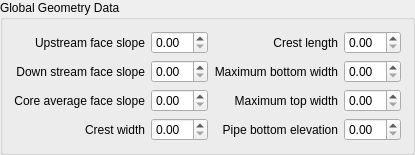
        <widget class="QgsCollapsibleGroupBox" name="global_geometry_data_grp">
         <property name="title">
          <string>Global Geometry Data</string>
         </property>
         <property name="collapsed">
          <bool>true</bool>
         </property>
         <property name="saveCollapsedState">
          <bool>false</bool>
         </property>
         <layout class="QGridLayout" name="gridLayout_28">
          <item row="0" column="0">
           <layout class="QGridLayout" name="gridLayout_15">
            <item row="0" column="1">
             <widget class="QDoubleSpinBox" name="gzu_dbox">
              <property name="toolTip">
               <string>&lt;html&gt;&lt;head/&gt;&lt;body&gt;&lt;p&gt;GZU&lt;/p&gt;&lt;/body&gt;&lt;/html&gt;</string>
              </property>
             </widget>
            </item>
            <item row="1" column="0">
             <widget class="QLabel" name="label_2">
              <property name="toolTip">
               <string>&lt;html&gt;&lt;head/&gt;&lt;body&gt;&lt;p&gt;&lt;span style=&quot; font-weight:600;&quot;&gt;GZD&lt;/span&gt;&lt;/p&gt;&lt;p&gt;(dimensionless)&lt;/p&gt;&lt;p&gt;Global slope of the downstream face of the levee or dam for an unspecified failure location. &lt;/p&gt;&lt;p&gt;GZD is expressed as the ratio of horizontal to vertical distance.&lt;/p&gt;&lt;p&gt;For example: GZD = 2.0 represents 2.0 horizontal to 1.0 vertical.&lt;/p&gt;&lt;p&gt;Range: 0.1 - 10&lt;/p&gt;&lt;/body&gt;&lt;/html&gt;</string>
              </property>
              <property name="text">
               <string>Down stream face slope</string>
              </property>
              <property name="alignment">
               <set>Qt::AlignRight|Qt::AlignTrailing|Qt::AlignVCenter</set>
              </property>
             </widget>
            </item>
            <item row="3" column="0">
             <widget class="QLabel" name="label_7">
              <property name="toolTip">
               <string>&lt;html&gt;&lt;head/&gt;&lt;body&gt;&lt;p&gt;&lt;span style=&quot; font-weight:600;&quot;&gt;GCRESTWIDTH&lt;/span&gt;&lt;/p&gt;&lt;p&gt;(ft or m)&lt;/p&gt;&lt;p&gt;Global crest width of the levee or dam for an unspecified failure location. &lt;/p&gt;&lt;p&gt;The crest width can be zero.&lt;/p&gt;&lt;p&gt;Range: 0 - No upper limit&lt;/p&gt;&lt;/body&gt;&lt;/html&gt;</string>
              </property>
              <property name="text">
               <string>Crest width</string>
              </property>
              <property name="alignment">
               <set>Qt::AlignRight|Qt::AlignTrailing|Qt::AlignVCenter</set>
              </property>
             </widget>
            </item>
            <item row="3" column="1">
             <widget class="QDoubleSpinBox" name="gcrestwidth_dbox">
              <property name="toolTip">
               <string>&lt;html&gt;&lt;head/&gt;&lt;body&gt;&lt;p&gt;GCRESTWIDTH&lt;/p&gt;&lt;/body&gt;&lt;/html&gt;</string>
              </property>
             </widget>
            </item>
            <item row="0" column="0">
             <widget class="QLabel" name="label">
              <property name="toolTip">
               <string>&lt;html&gt;&lt;head/&gt;&lt;body&gt;&lt;p&gt;&lt;span style=&quot; font-weight:600;&quot;&gt;GZU&lt;/span&gt;&lt;/p&gt;&lt;p&gt;(dimensionless)&lt;/p&gt;&lt;p&gt;Global slope of the upstream face of the levee or dam for an unspecified failure location. &lt;/p&gt;&lt;p&gt;GZU is expressed as the ratio of horizontal to vertical distance.&lt;/p&gt;&lt;p&gt;For example: GZU = 2.0 represents 2.0 horizontal to 1.0 vertical.&lt;/p&gt;&lt;p&gt;Range: 0.1 - 10&lt;/p&gt;&lt;/body&gt;&lt;/html&gt;</string>
              </property>
              <property name="text">
               <string>Upstream face slope</string>
              </property>
              <property name="alignment">
               <set>Qt::AlignRight|Qt::AlignTrailing|Qt::AlignVCenter</set>
              </property>
             </widget>
            </item>
            <item row="2" column="1">
             <widget class="QDoubleSpinBox" name="gzc_dbox">
              <property name="toolTip">
               <string>&lt;html&gt;&lt;head/&gt;&lt;body&gt;&lt;p&gt;GZC&lt;/p&gt;&lt;/body&gt;&lt;/html&gt;</string>
              </property>
             </widget>
            </item>
            <item row="1" column="1">
             <widget class="QDoubleSpinBox" name="gzd_dbox">
              <property name="toolTip">
               <string>&lt;html&gt;&lt;head/&gt;&lt;body&gt;&lt;p&gt;GZD&lt;/p&gt;&lt;/body&gt;&lt;/html&gt;</string>
              </property>
             </widget>
            </item>
            <item row="2" column="0">
             <widget class="QLabel" name="label_3">
              <property name="toolTip">
               <string>&lt;html&gt;&lt;head/&gt;&lt;body&gt;&lt;p&gt;&lt;span style=&quot; font-weight:600;&quot;&gt;GZC&lt;/span&gt;&lt;/p&gt;&lt;p&gt;(dimensionless)&lt;/p&gt;&lt;p&gt;Global average slope of the upstream and downstream face of the levee or dam core material for an unspecified failure location. &lt;/p&gt;&lt;p&gt;GZC is expressed as a ratio of horizontal to vertical distance.&lt;/p&gt;&lt;p&gt;For example: GZC = 2.0 represents 2.0 horizontal to 1.0 vertical.&lt;/p&gt;&lt;p&gt;If there is no core set GZC = 0.0;&lt;/p&gt;&lt;p&gt;Range: 0.1 - 10&lt;/p&gt;&lt;/body&gt;&lt;/html&gt;</string>
              </property>
              <property name="text">
               <string>Core average face slope</string>
              </property>
              <property name="alignment">
               <set>Qt::AlignRight|Qt::AlignTrailing|Qt::AlignVCenter</set>
              </property>
             </widget>
            </item>
            <item row="0" column="2">
             <widget class="QLabel" name="label_8">
              <property name="toolTip">
               <string>&lt;html&gt;&lt;head/&gt;&lt;body&gt;&lt;p&gt;&lt;span style=&quot; font-weight:600;&quot;&gt;GCRESTLENGTH&lt;/span&gt;&lt;/p&gt;&lt;p&gt;(ft or m)&lt;/p&gt;&lt;p&gt;Global crest length of the levee or dam for an unspecified failure location. &lt;/p&gt;&lt;p&gt;If GCRESTLENGTH = 0.0, the crest length will default to the grid element octagon side. &lt;/p&gt;&lt;p&gt;If crest length is greater than the grid element octagon side, it will be reset to the octagon side length.&lt;/p&gt;&lt;p&gt;Range: 0 - No upper limit&lt;/p&gt;&lt;/body&gt;&lt;/html&gt;</string>
              </property>
              <property name="text">
               <string>Crest length</string>
              </property>
              <property name="alignment">
               <set>Qt::AlignRight|Qt::AlignTrailing|Qt::AlignVCenter</set>
              </property>
             </widget>
            </item>
            <item row="0" column="3">
             <widget class="QDoubleSpinBox" name="gcrestlength_dbox">
              <property name="toolTip">
               <string>&lt;html&gt;&lt;head/&gt;&lt;body&gt;&lt;p&gt;GCRESTLENGTH&lt;/p&gt;&lt;/body&gt;&lt;/html&gt;</string>
              </property>
             </widget>
            </item>
            <item row="1" column="2">
             <widget class="QLabel" name="label_4">
              <property name="toolTip">
               <string>&lt;html&gt;&lt;head/&gt;&lt;body&gt;&lt;p&gt;&lt;span style=&quot; font-weight:600;&quot;&gt;GBRBOTWIDMAX&lt;/span&gt;&lt;/p&gt;&lt;p&gt;(ft or m)&lt;/p&gt;&lt;p&gt;Maximum allowable global breach bottom width as constrained by the valley cross section for an unspecified failure location.&lt;/p&gt;&lt;p&gt;Set GBRBOTWIDWAX = 0.0 if the levee is continuous through adjoining grid elements (default = grid element octagon side).&lt;/p&gt;&lt;p&gt;Range: 0 - No upper limit&lt;/p&gt;&lt;/body&gt;&lt;/html&gt;</string>
              </property>
              <property name="text">
               <string>Maximum bottom width</string>
              </property>
              <property name="alignment">
               <set>Qt::AlignRight|Qt::AlignTrailing|Qt::AlignVCenter</set>
              </property>
             </widget>
            </item>
            <item row="1" column="3">
             <widget class="QDoubleSpinBox" name="gbrbotwidmax_dbox">
              <property name="toolTip">
               <string>&lt;html&gt;&lt;head/&gt;&lt;body&gt;&lt;p&gt;GBRBOTWIDWAX&lt;/p&gt;&lt;/body&gt;&lt;/html&gt;</string>
              </property>
             </widget>
            </item>
            <item row="2" column="2">
             <widget class="QLabel" name="label_5">
              <property name="toolTip">
               <string>&lt;html&gt;&lt;head/&gt;&lt;body&gt;&lt;p&gt;&lt;span style=&quot; font-weight:600;&quot;&gt;GBRTOPWIDMAX&lt;/span&gt;&lt;/p&gt;&lt;p&gt;(ft or m)&lt;/p&gt;&lt;p&gt;Maximum allowable global breach top width as constrained by the valley cross section for an unspecified failure location. &lt;/p&gt;&lt;p&gt;GBRTOPWIDMAX = 0.0 if the levee is continuous through adjoining grid elements (default = grid element octagon side).&lt;/p&gt;&lt;p&gt;Range: 0 - No upper limit&lt;/p&gt;&lt;/body&gt;&lt;/html&gt;</string>
              </property>
              <property name="text">
               <string>Maximum top width</string>
              </property>
              <property name="alignment">
               <set>Qt::AlignRight|Qt::AlignTrailing|Qt::AlignVCenter</set>
              </property>
             </widget>
            </item>
            <item row="2" column="3">
             <widget class="QDoubleSpinBox" name="gbrtopwidmax_dbox">
              <property name="toolTip">
               <string>&lt;html&gt;&lt;head/&gt;&lt;body&gt;&lt;p&gt;GBRTOPWIDMAX&lt;/p&gt;&lt;/body&gt;&lt;/html&gt;</string>
              </property>
             </widget>
            </item>
            <item row="3" column="2">
             <widget class="QLabel" name="label_6">
              <property name="toolTip">
               <string>&lt;html&gt;&lt;head/&gt;&lt;body&gt;&lt;p&gt;&lt;span style=&quot; font-weight:600;&quot;&gt;GBRBOTTOMEL&lt;/span&gt;&lt;/p&gt;&lt;p&gt;(ft or m)&lt;/p&gt;&lt;p&gt;Initial global breach or pipe bottom elevation for an unspecified failure location. &lt;/p&gt;&lt;p&gt;If the model will locate the failure grid element instead of user specified failure location, then set GBRBOTTOMEL = distance below the dam or levee crest elevation. &lt;/p&gt;&lt;p&gt;In general, GBRBOTTOMEL be less than 10 ft (3 m).&lt;/p&gt;&lt;p&gt;Range: 0 - No upper limit&lt;/p&gt;&lt;/body&gt;&lt;/html&gt;</string>
              </property>
              <property name="text">
               <string>Pipe bottom elevation</string>
              </property>
              <property name="alignment">
               <set>Qt::AlignRight|Qt::AlignTrailing|Qt::AlignVCenter</set>
              </property>
             </widget>
            </item>
            <item row="3" column="3">
             <widget class="QDoubleSpinBox" name="gbrbottomel_dbox">
              <property name="toolTip">
               <string>&lt;html&gt;&lt;head/&gt;&lt;body&gt;&lt;p&gt;GBRBOTTOMEL&lt;/p&gt;&lt;/body&gt;&lt;/html&gt;</string>
              </property>
             </widget>
            </item>
           </layout>
          </item>
         </layout>
        </widget>
